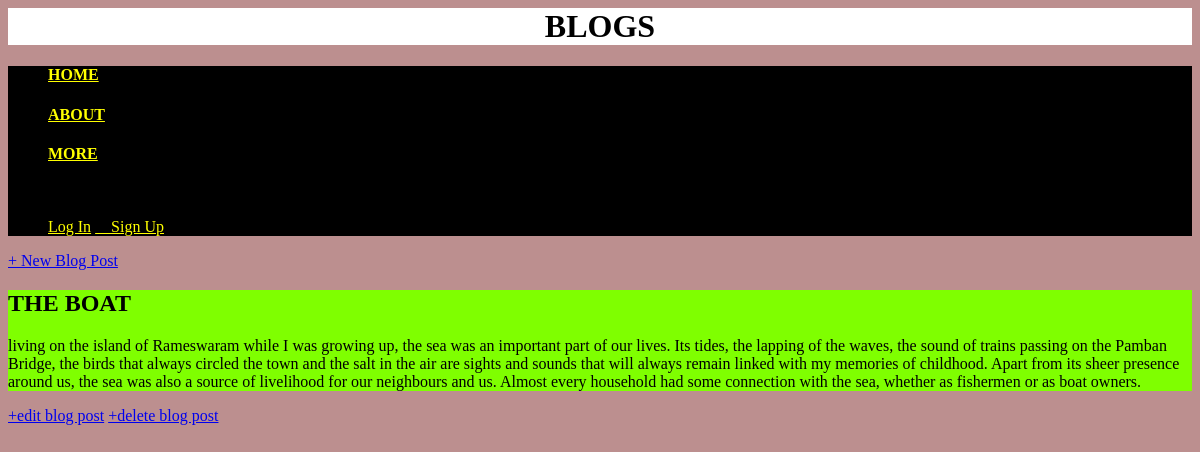
The app's page /post/1/ with its own data.
### blog/models.py (models this page shows, shortened)
class Post(models.Model):
    title=models.CharField(max_length=200)
    author = models.ForeignKey(
        "auth.User",
        on_delete=models.CASCADE,
        )
    body=models.TextField()

### blog/views.py (the view)
# urls.py: path("post/<int:pk>/",BlogDetailView.as_view(),name="post_detail"),
class BlogDetailView(DetailView):
    model=Post
    template_name="post_detail.html"

### templates/post_detail.html
{% extends "base.html" %}
{% block content %}
<div class="post-entry">
    <h2>{{post.title}}</h2>
    <p>{{post.body}}</p>
</div>
<a href="{% url 'post_edit' post.pk %}"> +edit blog post</a>
<a href="{% url 'post_delete' post.pk %}"> +delete blog post</a>
{% endblock content %}

### static/css/base.css (style rules this page uses)
.post-entry { background-color: chartreuse; }
body { background-color: rosybrown; }

### records on screen
Post: title "THE BOAT", body "living on the island of Rameswaram while I was growing up, the sea was an important part of our lives. Its tides, the lapping of the waves, the sound of trains passing on the Pamban Bridge, the birds that always circled the town and the salt in the air are sights and sounds that will always remain linked with my memories of childhood. Apart from its sheer presence around us, the sea was also a source of livelihood for our neighbours and us. Almost every household had some connection with the sea, whether as fishermen or as boat owners."
